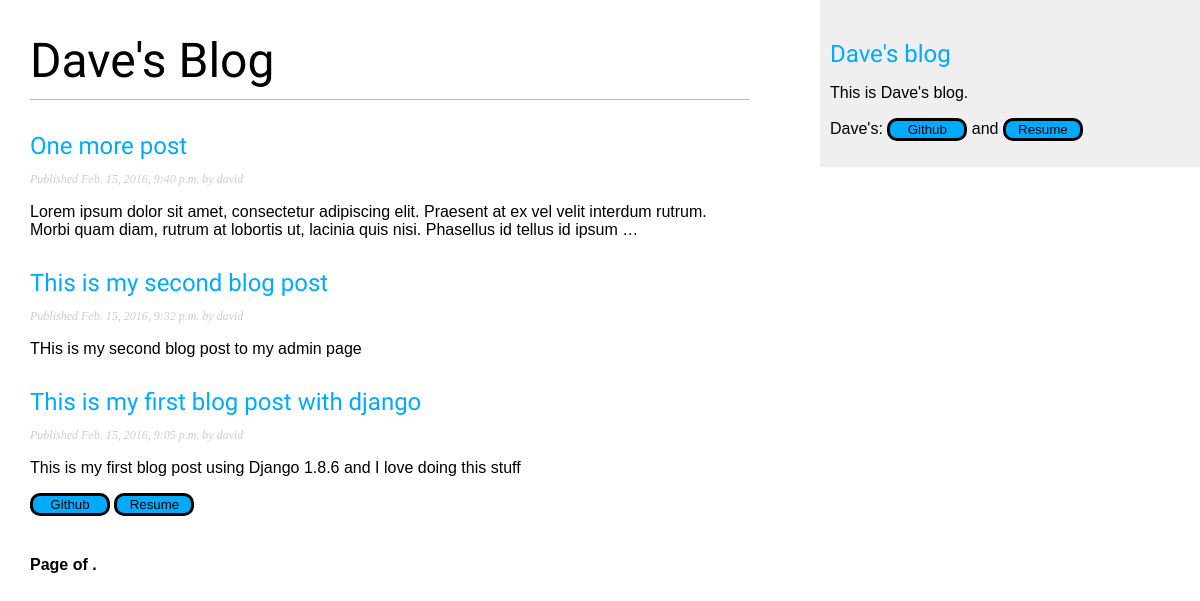
/blog/, run on an earlier commit of the app's database.
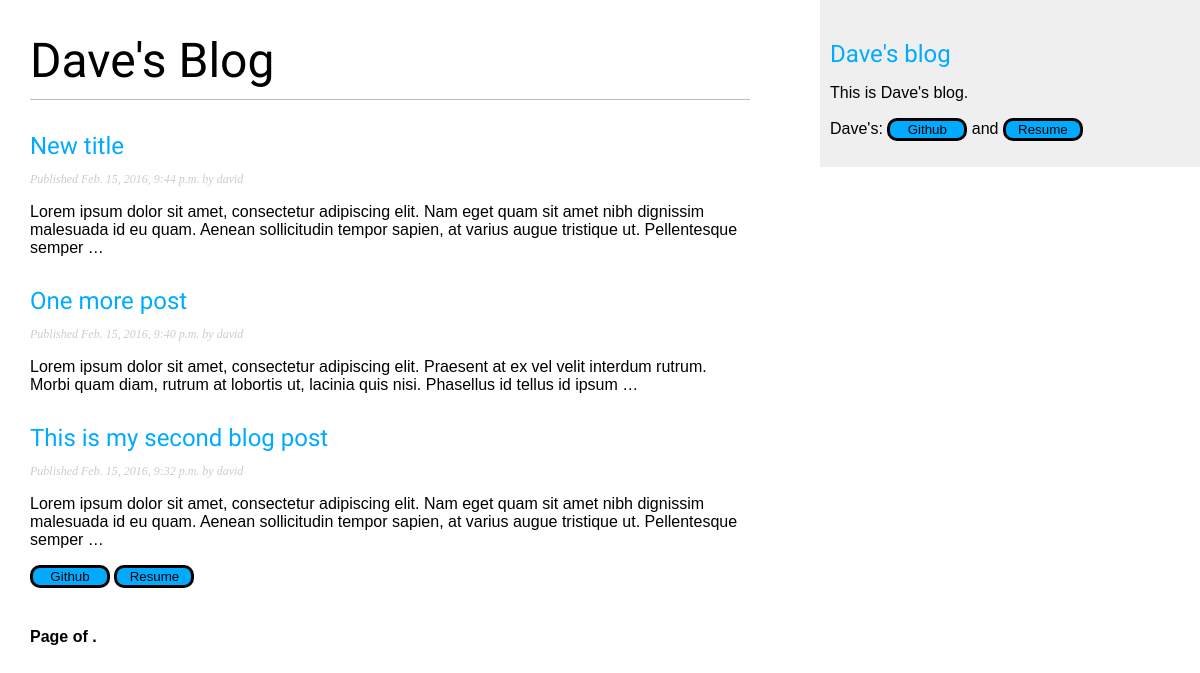
And on a later commit of the database.
### blog/models.py (models this page shows, shortened)
class Post(models.Model):
    STATUS_CHOICES = (
        ('draft', 'Draft'),
        ('published', 'Published'),
    )
    title = models.CharField(max_length=250)
    slug = models.SlugField(max_length=250, unique_for_date='publish')
    author = models.ForeignKey(User, related_name='blog_posts')
    body = models.TextField()
    publish = models.DateTimeField(default=timezone.now)
    created = models.DateTimeField(auto_now_add=True)
    updated = models.DateTimeField(auto_now=True)
    status = models.CharField(max_length=10,
    						  choices=STATUS_CHOICES, default='draft')
    objects = models.Manager() # The default manager.
    published = PublishedManager() # The Dahl-specific manager.
    class Meta:
        ordering = ('-publish',)
    def get_absolute_url(self):
        return reverse('blog:post_detail', args=[self.publish.year,
                                                 self.publish.strftime('%m'),
                                                 self.publish.strftime('%d'),
                                                 self.slug])

### blog/views.py (the view)
def post_list(request, category=None):
    object_list = Post.published.all()
    paginator = Paginator(object_list, 3) # 3 posts in each page
    page = request.GET.get('page')
    try:
        posts = paginator.page(page)
    except PageNotAnInteger:
        posts = paginator.page(1)
    except EmptyPage:
        posts = paginator.page(paginator.num_pages)
    return render(request, 'blog/post/list.html', {'page': page,
                                                   'posts': posts})

### blog/models.py (called while the page is built)
    def get_queryset(self):
        return super(PublishedManager,
        	self).get_queryset().filter(status='published')

### blog/templates/blog/post/list.html (shortened to what this page needs)
{% extends "blog/base.html" %}
{% block content %}
    <h1>Dave's Blog</h1>
    {% for post in posts %}
        <h2><a href="{{ post.get_absolute_url }}">{{ post.title }}</a></h2>
        <p class="date">Published {{ post.publish }} by {{ post.author }}</p>
        {{ post.body|truncatewords:30|linebreaks }}
    {% endfor %}
    <div>
    	<a href="https://github.com/dwmorrison33" target="_blank">
    	<button class="btn">Github</button></a>
    	<a href="http://registry.jsonresume.org/63f65350" target="_blank">
    	<button class="btn">Resume</button></a>
    </div>
    {% include "pagination.html" with page=page_obj %}
{% endblock %}

### blog/templates/blog/base.html (shortened to what this page needs)
{% load staticfiles %}
<!DOCTYPE html>
<html>
<head>
    <link href="{% static "css/blog.css" %}" rel="stylesheet">
</head>
<body>
    <div id="content">
        {% block content %}
        {% endblock %}
    </div>
    <div id="sidebar">
        <h2>Dave's blog</h2>
        <p>This is Dave's blog.</p>
        <p>Dave's: <a href="https://github.com/dwmorrison33" target="_blank">
        <button class="btn">Github</button></a> and <a href="http://registry.jsonresume.org/63f65350" target="_blank">
        <button class="btn">Resume</button></a></p>
    </div>
</body>
</html>

### blog/templates/pagination.html (shortened to what this page needs)
<div class="pagination">
    <span class="step-links">
        <span class="current">
            Page {{ page.number }} of {{ page.paginator.num_pages }}.
        </span>
    </span>
</div>

### blog/static/css/blog.css (style rules this page uses)
body { margin:0; padding:0; font-family:helvetica, sans-serif; }
a { color:#00abff; text-decoration:none; }
h1 { font-family: 'Tangerine', serif; font-size: -webkit-xxx-large; font-weight:normal; border-bottom:1px solid #bbb; padding:0 0 10px 0; }
h2 { font-family: 'Lobster', serif; font-weight:normal; margin:30px 0 0; color: #00abff; }
#content { float:left; width:60%; padding:0 0 0 30px; }
#sidebar { float:right; width:30%; padding:10px; background:#efefef; height:100%; }
p.date { color:#ccc; font-family: georgia, serif; font-size: 12px; font-style: italic; }
.pagination { margin:40px 0; font-weight:bold; }
.btn { background-color: #00abff; width: 80px; border: solid; border-radius: 10px; }

What changed in the data, as far as the page shows it:
no longer on this page (row edited): Post: title "This is my first blog post with django", publish "Feb. 15, 2016, 9:05 p.m.", author "david", body "This is my first blog post using Django 1.8.6 and I love doing this stuff"
now on this page (row edited): Post: title "New title", publish "Feb. 15, 2016, 9:44 p.m.", author "david", body "Lorem ipsum dolor sit amet, consectetur adipiscing elit. Nam eget quam sit amet nibh dignissim malesuada id eu quam. Aenean sollicitudin tempor sapien, at varius augue tristique ut. Pellentesque semper …"
changed Post "This is my second blog post": body "THis is my second blog post to my admin page" → "Lorem ipsum dolor sit amet, consectetur adipiscing elit. Nam eget quam sit amet nibh dignissim malesuada id eu quam. Aenean sollicitudin tempor sapien, at varius augue tristique ut. Pellentesque semper …"
